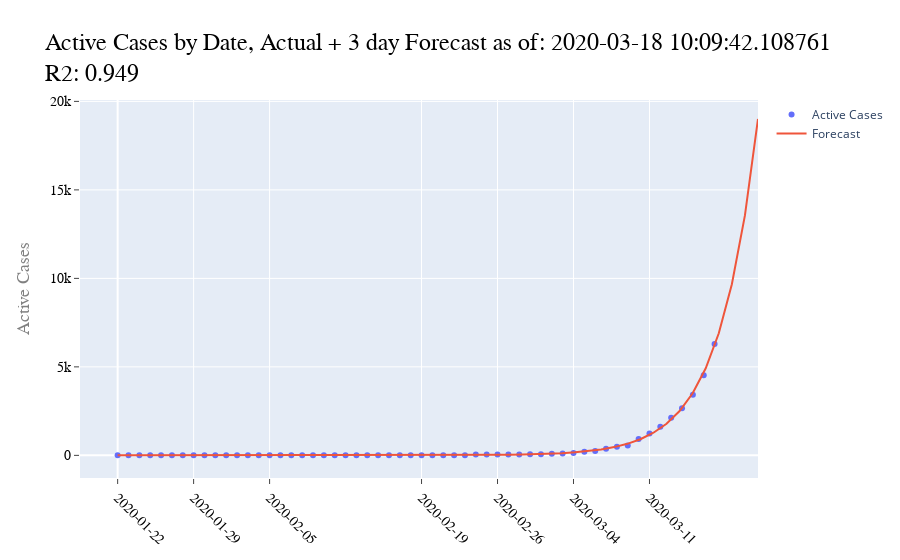

Write notebook code for a chart like this one.
### Code cell
trace1 = go.Scatter(
                  x=x,
                  y=y,
                  mode='markers',
                  name='Active Cases'
                  )

trace2 = go.Scatter(
                  x=xx,
                  y=yy,
                  mode='lines',
                  name='Forecast'
                  )

trace3 = go.Scatter(
                  x=x,
                  y=z,
                  mode='lines',
                  name='Test Fit'
                  )

layout = go.Layout(
    title='Active Cases by Date, Actual + ' + str(fDay) + ' day Forecast as of: '+str(NOW)+'<br />R2: '+R2Val,
    titlefont=dict(
        family='Arial, sans-serif',
        size=24,
        color='black'
    ),
    xaxis=dict(
        tickvals=valAx,
        ticktext=dateAx,
        showticklabels=True,
        ticks='outside',
        tickangle=45,
        tickfont=dict(
            family='Arial, sans-serif',
            size=14,
            color='black'
        )
    ),
    yaxis=dict(
        title='Active Cases',
        titlefont=dict(
            family='Arial, sans-serif',
            size=18,
            color='grey'
        ),
        ticks='outside',
        showticklabels=True,
        tickfont=dict(
            family='Arial, sans-serif',
            size=14,
            color='black'
        ) #,type='log'
    )
)
    
fig = go.Figure(layout=layout)
fig.add_trace(trace1)
fig.add_trace(trace2)
fig.show()

### Figure 1 — Plotly figure (JSON) as saved in the notebook; plotly's stock layout.template omitted (floating-point values rounded to 4 significant figures)
{"data": [{"mode": "markers", "name": "Active Cases", "type": "scatter", "x": [0, 1, 2, 3, 4, 5, 6, 7, 8, 9, 10, 11, 12, 13, 14, 15, 16, 17, 18, 19, 20, 21, 22, 23, 24, 25, 26, 27, 28, 29, 30, 31, 32, 33, 34, 35, 36, 37, 38, 39, 40, 41, 42, 43, 44, 45, 46, 47, 48, 49, 50, 51, 52, 53, 54, 55], "y": [1, 1, 2, 2, 5, 5, 5, 5, 5, 7, 8, 8, 11, 11, 11, 11, 11, 11, 8, 8, 9, 9, 10, 10, 10, 10, 10, 10, 10, 10, 10, 10, 10, 46, 45, 51, 52, 53, 60, 66, 85, 104, 131, 198, 241, 378, 490, 554, 923, 1237, 1611, 2120, 2661, 3424, 4530, 6296]}, {"mode": "lines", "name": "Forecast", "type": "scatter", "x": [0, 1.204, 2.408, 3.612, 4.816, 6.02, 7.224, 8.429, 9.633, 10.84, 12.04, 13.24, 14.45, 15.65, 16.86, 18.06, 19.27, 20.47, 21.67, 22.88, 24.08, 25.29, 26.49, 27.69, 28.9, 30.1, 31.31, 32.51, 33.71, 34.92, 36.12, 37.33, 38.53, 39.73, 40.94, 42.14, 43.35, 44.55, 45.76, 46.96, 48.16, 49.37, 50.57, 51.78, 52.98, 54.18, 55.39, 56.59, 57.8, 59], "y": [6.884, 6.885, 6.885, 6.886, 6.888, 6.89, 6.892, 6.896, 6.901, 6.908, 6.919, 6.933, 6.953, 6.981, 7.021, 7.076, 7.154, 7.262, 7.415, 7.629, 7.929, 8.35, 8.94, 9.768, 10.93, 12.56, 14.84, 18.04, 22.53, 28.83, 37.66, 50.05, 67.42, 91.78, 125.9, 173.9, 241.0, 335.3, 467.4, 652.7, 912.6, 1277.0, 1788.0, 2505.0, 3510.0, 4920.0, 6897.0, 9670.0, 13560.0, 19010.0]}], "layout": {"autosize": true, "title": {"font": {"color": "black", "family": "Arial, sans-serif", "size": 24}, "text": "Active Cases by Date, Actual + 3 day Forecast as of: 2020-03-18 10:09:42.108761<br />R2: 0.949"}, "xaxis": {"autorange": true, "range": [-3.3, 59], "showticklabels": true, "tickangle": 45, "tickfont": {"color": "black", "family": "Arial, sans-serif", "size": 14}, "ticks": "outside", "ticktext": ["2020-01-22", "2020-01-29", "2020-02-05", "2020-02-19", "2020-02-26", "2020-03-04", "2020-03-11"], "tickvals": [0, 7, 14, 28, 35, 42, 49], "type": "linear"}, "yaxis": {"autorange": true, "range": [-1377.0, 20080.0], "showticklabels": true, "tickfont": {"color": "black", "family": "Arial, sans-serif", "size": 14}, "ticks": "outside", "title": {"font": {"color": "grey", "family": "Arial, sans-serif", "size": 18}, "text": "Active Cases"}, "type": "linear"}}}
